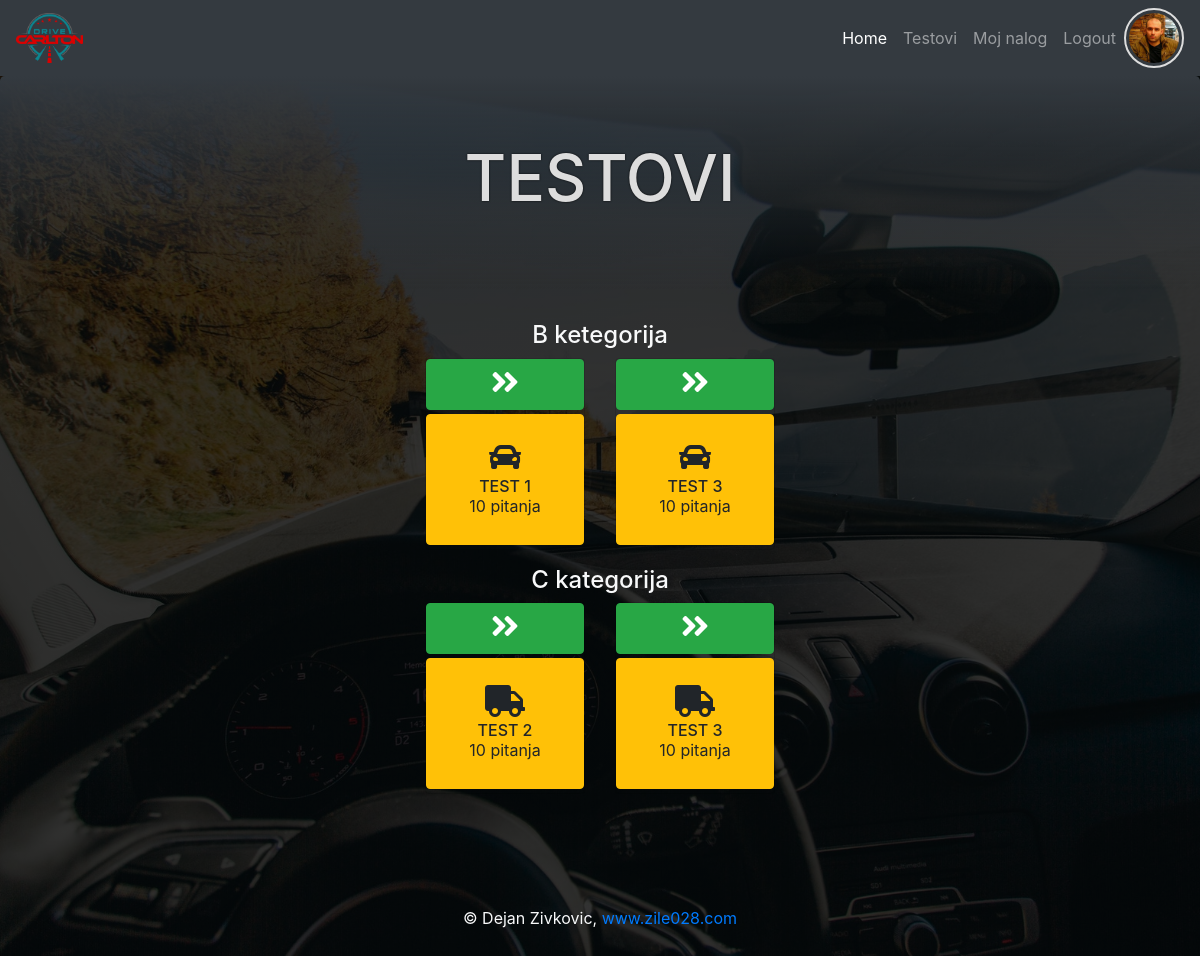
The page /testovi.php (signed in) on the database its author committed.
### tables this page shows
CREATE TABLE `users` (
  `id` int(11) NOT NULL,
  `first_name` varchar(50) NOT NULL,
  `last_name` varchar(50) NOT NULL,
  `date_birth` date NOT NULL,
  `email` varchar(50) NOT NULL,
  `password` varchar(60) NOT NULL,
  `created_at` timestamp NOT NULL DEFAULT CURRENT_TIMESTAMP,
  `last_login` timestamp NOT NULL DEFAULT CURRENT_TIMESTAMP,
  `profil_img` varchar(60) DEFAULT NULL,
  `role_id` int(11) DEFAULT NULL
);

CREATE TABLE `tests` (
  `id` int(11) NOT NULL,
  `test_name` varchar(150) NOT NULL,
  `category_id` int(11) NOT NULL
);

CREATE TABLE `test_category` (
  `id` int(11) NOT NULL,
  `category_name` varchar(50) NOT NULL,
  `icon` varchar(50) NOT NULL
);

### testovi.php (called while the page is built, shortened)
<?php
require_once "core/init.php";
$user_info = $User->selectSingleJoin(
    ["users", "roles"],
    "role_id",
    ["id" => $_SESSION["id"]]
);
$tests = $Tests->getAllTests();
require_once ROOT . "/view/testovi.view.php";

### core/init.php (called while the page is built, shortened)
<?php
require_once "config.php";
$database = $conn_config["home_desktop"];
require_once "classes/Conection.php";
require_once "classes/QueryBuilder.php";
require_once "classes/User.php";
require_once "classes/Tests.php";
$User         = new User($database);
$Tests        = new Tests($database);

### core/classes/User.php (called while the page is built, shortened)
<?php
class User extends QueryBuilder
{
    public function isLoged()
    {
        if (isset($_SESSION["id"])) {
            return false;
        } else {
            return true;
        }
    }
}

### core/classes/QueryBuilder.php (called while the page is built, shortened)
<?php
class QueryBuilder extends Connection
{
    public function selectSingleJoin(array $table, String $join_on, $criteria)
    {
        $key = key($criteria);
        $sql = "SELECT
                {$table[0]}.*, {$table[0]}.id {$table[0]}_id, {$table[1]}.*
                FROM {$table[0]}
                JOIN {$table[1]}
                ON {$table[0]}.{$join_on} = {$table[1]}.id
                WHERE {$table[0]}.{$key} = :{$key}";
        $qry = $this->db->prepare($sql);
        $qry->execute($criteria);
        $result = $qry->fetch(PDO::FETCH_OBJ);
        return $result;
    }
}

### core/classes/Conection.php (called while the page is built, shortened)
<?php
class Connection
{
    public function __construct($database)
    {
        try {
            $this->db = new PDO("mysql:host={$database['host']};dbname={$database['dbname']};charset=UTF8", $database["user"], $database["password"]);
        } catch (PDOException $err) {
            die("Doslo je do greske. Nije moguce konektovati se sa bazom - " . $err->getMessage());
        }
    }
}

### core/classes/Tests.php (called while the page is built, shortened)
<?php
class Tests extends QueryBuilder
{
    public function getAllTests()
    {
        $sql = "SELECT
            tc.category_name,
            tc.icon,
            t.id,
            t.test_name,
            COUNT(tq.test_id) number_question
            FROM tests t
            JOIN test_category tc ON t.category_id = tc.id
            JOIN test_question tq ON t.id = tq.test_id
            GROUP BY tq.test_id
            ";
        $qry = $this->db->prepare($sql);
        $qry->execute();
        $result = $qry->fetchAll(PDO::FETCH_ASSOC | PDO::FETCH_GROUP);
        return $result;
    }
}

### view/testovi.view.php (the view, shortened to what this page needs)
<?php
require ROOT . "/include/top.php";
require ROOT . "/include/main_nav.php";
?>
<header class="jumbotron text-center">
    <h1>Testovi</h1>
</header>
<section class="container">
    <article class="row mt-4 justify-content-center">
        <?php foreach($tests as $category_name => $category_test): ?>
        <h4 class="col-12 text-center text-light"><?php echo $category_name; ?></h4>
        <?php foreach($category_test as $test):?>
        <div class="card col-md-2 testovi bg-transparent border-0 mb-3">
            <div class="card body bg-transparent">
                <a class="btn btn-success w-100 mb-1" href="test.php?id=<?php echo $test["id"]; ?>"><i
                        class="fas fa-angle-double-right"></i></a>
                <a class="btn btn-warning mb-1" href="test.php?id=<?php echo $test["id"]; ?>">
                    <div class="card-body d-flex flex-column align-item-center justify-content-center text-center">
                        <?php echo $test["icon"]; ?>
                        <h6><?php echo $test["test_name"]; ?></h6>
                        <p class="m-0"><?php echo $test["number_question"]; ?> pitanja</p>
                    </div>
                </a>
            </div>
        </div>
        <?php endforeach; ?>
        <?php endforeach; ?>
    </article>
</section>
<?php
require ROOT . "/include/bottom.php";
?>

### include/main_nav.php (shortened to what this page needs)
<nav class="navbar navbar-expand-lg navbar-dark bg-dark">
    <a class="navbar-brand" href="<?php echo ROOT_URL; ?>"><img class="img-fluid" src="asset/logo-sm.png" alt=""></a>
    <div class="collapse navbar-collapse" id="navbarNav">
        <ul class="navbar-nav ml-auto">
            <li class="nav-item active">
                <a class="nav-link" href="<?php echo ROOT_URL; ?>">Home</a>
            </li>
            <li class="nav-item">
                <a class="nav-link" href="<?php echo ROOT_URL; ?>/testovi.php">Testovi</a>
            </li>
            <?php if($User->isLoged()): ?>
            <li class="nav-item">
                <a class="nav-link" href="<?php echo ROOT_URL; ?>/login_register.php">Login / Register</a>
            </li>
            <?php else: ?>
            <li class="nav-item">
                <a class="nav-link" href="<?php echo ROOT_URL; ?>/user.php">Moj nalog</a>
            </li>
            <li class="nav-item">
                <a class="nav-link" href="<?php echo ROOT_URL; ?>/logout.php">Logout</a>
            </li>
            <?php endif; ?>
        </ul>
        <?php if(!$User->isLoged()): ?>
        <div class="loged-profil">
            <a href="user.php"><img src="<?php echo SRC_URI . ($user_info->profil_img ?:"../asset/logo-sm.png"); ?>"
                    alt=""></a>
        </div>
        <?php endif; ?>
    </div>
</nav>

### css/style.css (style rules this page uses)
* { margin: 0; padding: 0; box-sizing: border-box; }
body { background: linear-gradient(rgba(0, 0, 0, 0.8), rgba(0, 0, 0, 0.8)), url(../asset/bg.jpg); background-position: center top; background-size: cover; background-attachment: fixed; }
.jumbotron { background: linear-gradient(to bottom, rgba(52, 58, 64, 1), rgba(0, 0, 0, 0)); color: #ddd; }
h1 { text-transform: uppercase; font-size: 4rem; }
h1, h1 + * { text-shadow: 0 0 2px #000; }
.testovi h6 { text-transform: uppercase; margin: 0; padding: 0; line-height: 1; }
.testovi i { font-size: 2rem; margin-bottom: 5px; }
.navbar-brand img, .loged-profil img { height: 50px; }
.loged-profil img { border: 2px solid #ddd; padding: 3px; border-radius: 50%; width: 60px; height: 60px; object-fit: cover; }

### rows shown on the page
users: profil_img (picture)
tests: test_name "TEST 1", number_question "10"
tests: test_name "TEST 3", number_question "10"
tests: test_name "TEST 2", number_question "10"
tests: test_name "TEST 3", number_question "10"

### other values the page prints
$category_name "B ketegorija"
$category_name "C kategorija"
